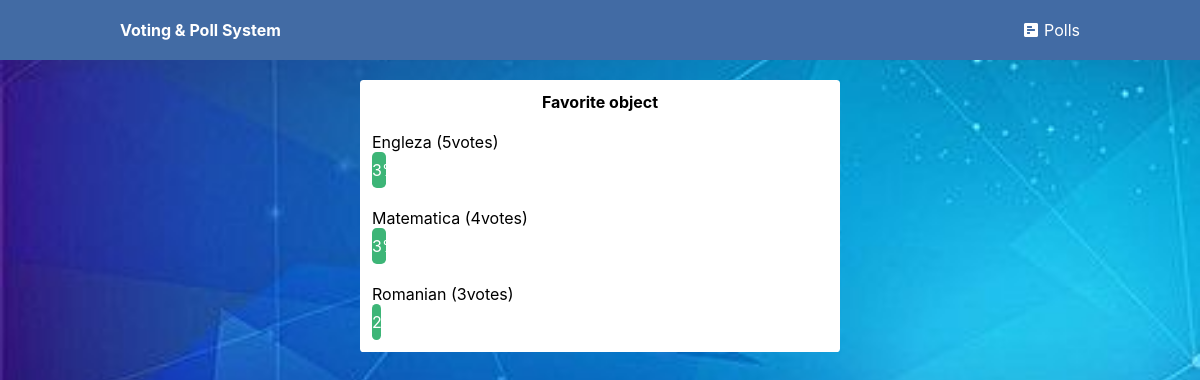
/result.php?id=2, run on the app's committed database.
### tables this page shows
CREATE TABLE `polls` (
  `id` int(11) NOT NULL,
  `title` text NOT NULL,
  `desc` text NOT NULL
);

CREATE TABLE `poll_answers` (
  `id` int(11) NOT NULL,
  `poll_id` int(11) NOT NULL,
  `title` text NOT NULL,
  `votes` int(11) NOT NULL DEFAULT 0
);

### result.php (the view, shortened to what this page needs)
<?php
	include 'functions.php';
?>
<br>
<article>
	<?php
	$id_page = $_GET['id'];
	$result = mysqli_query($conection, "SELECT title FROM polls WHERE id = $id_page") or die("Error:".mysqli_error($conection));
	$Poll_title = mysqli_fetch_assoc($result);
	$Poll_title = $Poll_title['title'];
	print '<h1>'.$Poll_title.'</h1>';
	$query   = "SELECT * FROM poll_answers
				WHERE poll_id = $id_page
				ORDER BY votes DESC";
	$result  = mysqli_query($conection, $query) or die("Error: ".mysqli_error($conection));
	while($polls_answers = mysqli_fetch_assoc($result) ){
		$query = "SELECT SUM(votes) AS suma FROM poll_answers
		WHERE poll_id = 1";
		$result_vot = mysqli_query($conection, $query) or die("Error: ".mysqli_error($conection) );
		$result_vot = mysqli_fetch_assoc($result_vot);
		$result_vot = intval($result_vot['suma']);
		$result_vot = calculate_procent(intval($polls_answers['votes']), $result_vot);
		print "<br>".$polls_answers['title']." (".$polls_answers['votes']."votes)";
		print '<br><div style="width: '.$result_vot.'%;" class="result_vot">'.$result_vot.'%</div>';
	}
	function calculate_procent($answer, $sum){
		$pr_sum  = $answer;
		$pr_sum += $sum;
		return round( ($answer * 100.0 / $pr_sum) );
	}
	?>
</article>

### css/main.css (style rules this page uses)
* { margin: 0; padding: 0; outline: none; box-sizing: border-box; font-size: 16px; font-family: -apple-system, BlinkMacSystemFont, "segoe ui", roboto, oxygen, ubuntu, cantarell, "fira sans", "droid sans", "helvetica neue", Arial, sans-serif; }
body { background-color: lightblue; background-image: url(../img/backgrounds/result_bg.jpg); background-repeat: no-repeat; background-size: cover; height: 100vh; }
article, form { background-color: white; padding: 2vw; }

### result.php (style rules this page uses)
div.result_vot { background-color: #3DB577; border-radius: 0.4vw; text-align: center; color: white; padding: 1vh 0; }
article { width: 40%; margin: 0 auto; padding: 1vw; background-color: white; border-radius: 0.3vw; }
article > h1 { width: 100%; text-align: center; }

### data on the page
polls: title "Favorite object"
poll_answers: title "Engleza", votes "5", result_vot "3"
poll_answers: title "Matematica", votes "4", result_vot "3"
poll_answers: title "Romanian", votes "3", result_vot "2"
